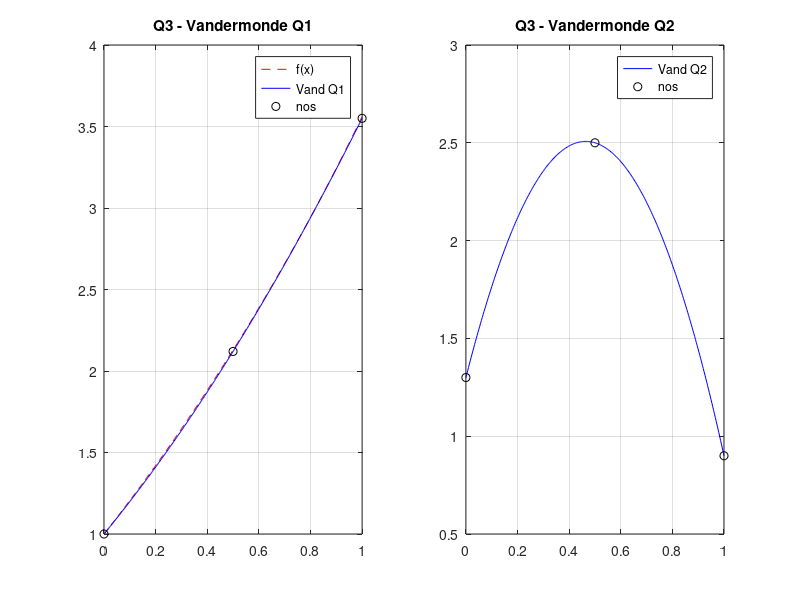

Source code (MATLAB):
clc; clear; close all;

x1 = [0, 0.5, 1.0]; f1 = [1.0, 2.12, 3.55];
x2 = [0, 0.5, 1.0]; f2 = [1.3, 2.5,  0.9];

vand = @(x) [1 x(1) x(1)^2; 1 x(2) x(2)^2; 1 x(3) x(3)^2];

a1 = vand(x1) \ f1(:);
a2 = vand(x2) \ f2(:);

fprintf('Q1 coef: a0=%.4f  a1=%.4f  a2=%.4f\n', a1(1), a1(2), a1(3));
fprintf('Q1 P2(0.7) = %.4f\n', a1(1)+a1(2)*0.7+a1(3)*0.7^2);

fprintf('Q2 coef: a0=%.4f  a1=%.4f  a2=%.4f\n', a2(1), a2(2), a2(3));
fprintf('Q2 P2(0.8) = %.4f\n', a2(1)+a2(2)*0.8+a2(3)*0.8^2);

xp = linspace(0,1,300);
P1 = a1(1) + a1(2)*xp + a1(3)*xp.^2;
P2 = a2(1) + a2(2)*xp + a2(3)*xp.^2;

subplot(1,2,1);
plot(xp, exp(xp)+sin(xp),'r--', xp,P1,'b', x1,f1,'ko'); grid on;
legend('f(x)','Vand Q1','nos'); title('Q3 - Vandermonde Q1');

subplot(1,2,2);
plot(xp,P2,'b', x2,f2,'ko'); grid on;
legend('Vand Q2','nos'); title('Q3 - Vandermonde Q2');
